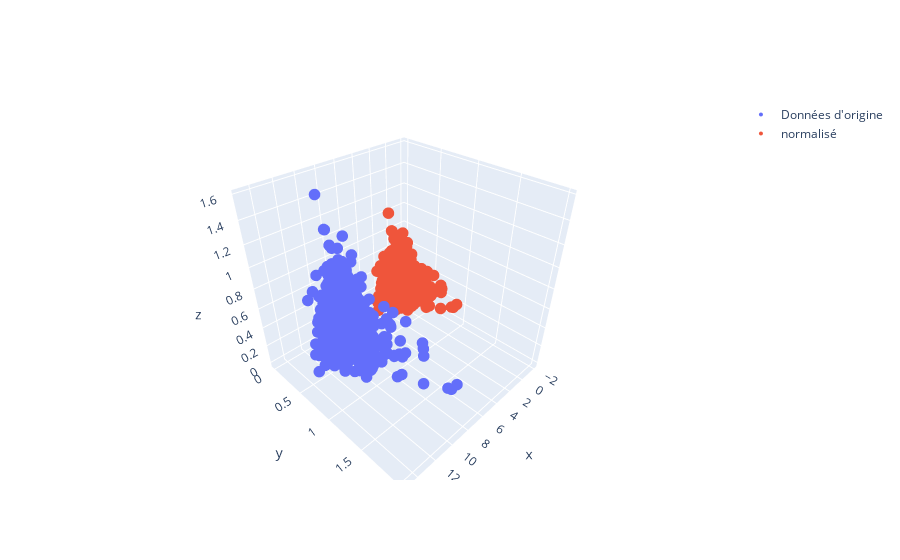

Here is the notebook cell this chart was saved with:
### Markdown cell above
On ne voit pratiquement aucune différences entre les deux méthodes. On voit tous de même que la solution minmax est de 0 à 1 et que le MaxAbs est aussi entre 0 et 1 mais cette méthode normalise de -1 à 1 donc on a seulement une petite partie qui est utiliser. Regardons le résultats finale sur le graphique 3D.

### Code cell
normalizer = ColumnTransformer(
    [
        ("standardizer", StandardScaler(), ["alcohol"]),
        ("minmax", MinMaxScaler(), ["sulphates", "volatile acidity"]),
    ],
    verbose_feature_names_out=False,
)

X_norm = normalizer.fit_transform(X_train)

fig = go.Figure()

# données d origine
fig.add_trace(
    go.Scatter3d(
        x=X_train["alcohol"],
        y=X_train["sulphates"],
        z=X_train["volatile acidity"],
        mode="markers",
        marker=dict(size=4),
        name="Données d'origine",
        visible=True,
    )
)

# StandardScaler
fig.add_trace(
    go.Scatter3d(
        x=X_norm["alcohol"],
        y=X_norm["sulphates"],
        z=X_norm["volatile acidity"],
        mode="markers",
        marker=dict(size=4),
        name="normalisé",
        visible=True,
    )
)
fig.show()

### Figure 1 — Plotly figure (JSON) as saved in the notebook; plotly's stock layout.template omitted (floating-point values rounded to 4 significant figures; data arrays with more than 128 entries replaced by an {"elided": "..."} marker saying what was removed)
{"data": [{"marker": {"size": 4}, "mode": "markers", "name": "Données d'origine", "type": "scatter3d", "visible": true, "x": {"elided": "1279 float values"}, "y": {"elided": "1279 float values"}, "z": {"elided": "1279 float values"}}, {"marker": {"size": 4}, "mode": "markers", "name": "normalisé", "type": "scatter3d", "visible": true, "x": {"elided": "1279 float values"}, "y": {"elided": "1279 float values"}, "z": {"elided": "1279 float values"}}], "layout": {}}
